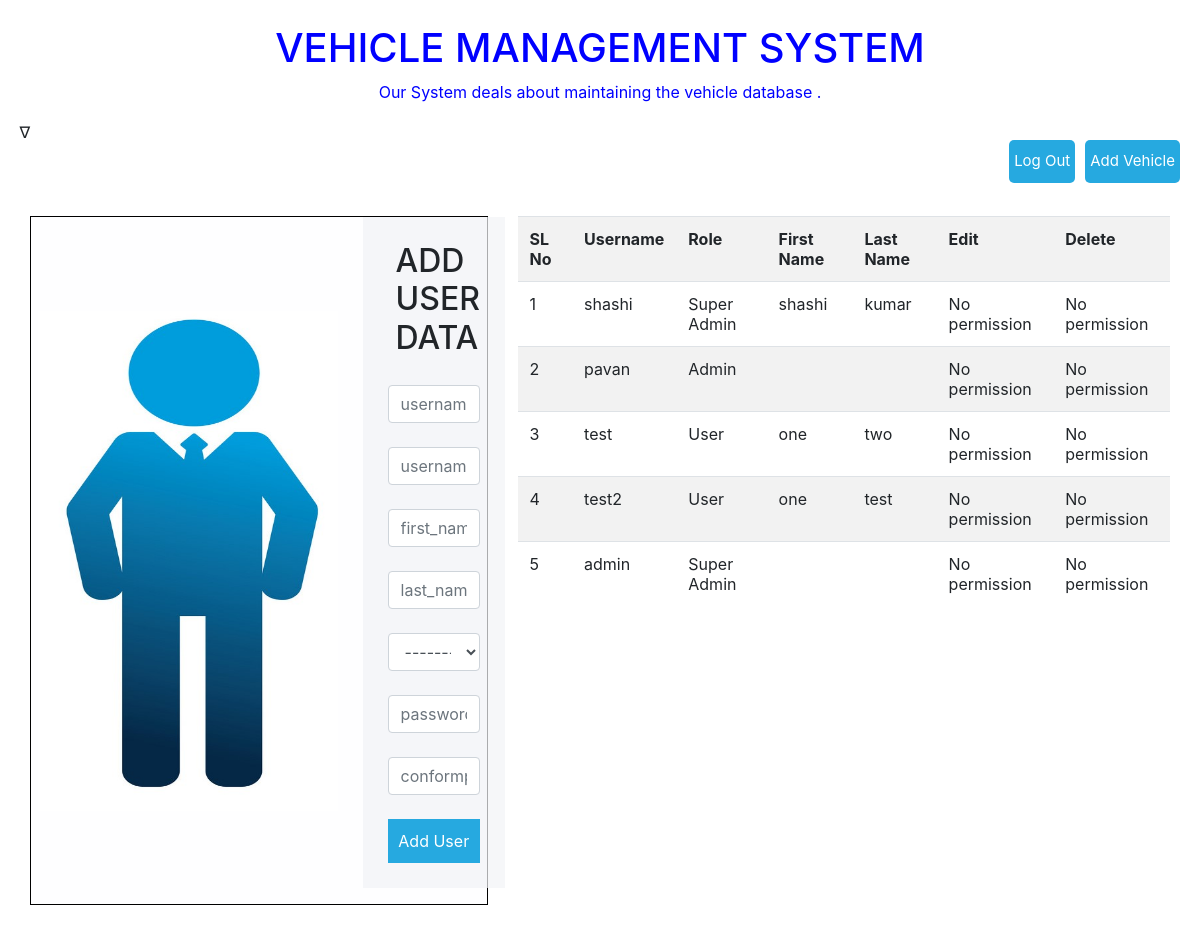
Screenshot of /accounts/ (signed in) with the database file from the repository.
### accounts/models.py (models this page shows, shortened)
class User(AbstractUser):
    groups = models.ForeignKey(
        Group, on_delete=models.SET_NULL, null=True, related_name="groups")
    email = models.EmailField(max_length=50, unique=True)
    name = models.CharField(max_length=250, null=True, blank=True)
    phone = models.CharField(max_length=13, null=True, blank=True)
    status = models.CharField(max_length=13, choices=STATUS_CHOICES, default='Inactive')
    created_on = models.DateTimeField(_('Created Date'), auto_now_add=True)
    updated_on = models.DateTimeField(_('Updated Date'), auto_now=True)
    published = models.BooleanField(_('Published on'), default=True)

### accounts/views.py (the view, shortened to what this page needs)
# urls.py: path('', views.UsereDataList.as_view(), name='user_data'),
class UsereDataList(generic.CreateView):
    model = User
    form_class = UserDataForm
    template_name = "accounts/user_data.html"
    success_message = "Thank you the form was Submitted Successfully!!!!!!"
    def get_context_data(self, **kwargs):
        context = super().get_context_data(**kwargs)
        context['user_list'] = User.objects.all()
        return context

### accounts/forms.py
class UserDataForm(forms.ModelForm):
    password = forms.CharField(widget=forms.PasswordInput, required=True)
    conformpassword = forms.CharField(widget=forms.PasswordInput, required=True)
    class Meta:
        model = User
        fields = ['email','username','groups','first_name','last_name','password','conformpassword']

### templates_data/templates/accounts/user_data.html (shortened to what this page needs)
{% extends 'base.html' %}
{% load widget_tweaks %}
  {% block content %}
<div class="container-fluid">
    <br>
  <h1>Vehicle Management System</h1>
  <p>Our System deals about maintaining the vehicle database .</p> <a class="btn-item place" href="{% url 'vms:vihicle'%}">Add Vehicle</a> &nbsp;&nabla;<a class="btn-item place" href="{% url 'accounts:logout'%}">Log Out</a> <br> <br>    <br>    <br>
  <div class="container-fluid">
    <div class="row">
      <div class="col-sm-5" >
        <div class="main-block" >
            <div class="left-part">
              <img src="/static/images/user.jpg" height="500px" width="300px">
            </div>
            <form method="post">
              <div class="title">
                {% if object %}
                <h2>Update User Data</h2>
                {%else%}
                <h2>Add User Data</h2>
                {%endif%}
              </div>
              <div class="info">
                {% render_field form.email id="email" type="email" class="form-control"  placeholder="username" %}
                {{ form.email.errors }}   <br>
                {% render_field form.username id="username"  class="form-control"  placeholder="username" %}
                {{ form.username.errors }}   <br>
                {% render_field form.first_name id="first_name"  class="form-control"  placeholder="first_name" %}
                {{ form.first_name.errors }} <br>
                {% render_field form.last_name id="last_name"  class="form-control"  placeholder="last_name" %}
                {{ form.last_name.errors }}  <br>
                {% render_field form.groups id="groups"  class="form-control"  placeholder="Role" %}
                {{ form.group.groups }}   <br>
                {% render_field form.password id="password"  class="form-control"  placeholder="password" %}
                {{ form.password.errors }}   <br>
                {% render_field form.conformpassword id="conformpassword"  class="form-control"  placeholder="conformpassword" %}
                {{ form.conformpassword.errors }} <br>
              </div>
              {% if object %}
              <button type="submit" href="/">Update User</button>
              {%else%}
              <button type="submit" href="/">Add User</button>
              {%endif%}
            </form>
          </div>
      </div>
      <div class="col-sm-7" >
          <table class="table table-striped">
              <tr>
                  <th>SL No</th>
                  <th>Username</th>
                  <th>Role</th>
                  <th>First Name</th>
                  <th>Last Name</th>
                  <th>Edit</th>
                  <th>Delete</th>
              </tr>
              {% for data in user_list%}
              <tr>
                  <td>{{ forloop.counter }}</td>
                  <td>{{data.username}}</td>
                  <td>{{data.groups}}</td>
                  <td>{{data.first_name}}</td>
                  <td>{{data.last_name}}</td>
                  {% if request.user.groups == "Super Admin" or request.user.groups == "Super Admin" %}
                  <td><a href="{% url 'accounts:users_update' user.id %}">Edit/Update</a></td>
                  {% elif request.user.groups == "Super Admin" %}
                  <td><a href="{% url 'accounts:delete' user.id %}">Delete</a></td>
                  {%else%}
                  <td>
                    No permission
                  </td>
                  <td>
                    No permission
                  </td>
                  {%endif%}
              </tr>
              {%endfor%}
          </table>
      </div>
    </div>
    <br>
  </div>
</div>
{% endblock %}

### templates_data/static/css/vms.css (style rules this page uses)
h1, h2 { text-transform: uppercase; font-weight: 400; }
h2 { margin: 0 0 0 8px; }
.main-block { display: flex; flex-direction: column; justify-content: center; align-items: center; height: 100%; padding: 25px; background: rgba(254, 254, 255, 0.7); border: 1px solid black; }
.left-part, form { padding: 25px; }
.left-part { text-align: center; }
form { background: rgba(243, 244, 247, 0.7); }
.title { display: flex; align-items: center; margin-bottom: 20px; }
.info { display: flex; flex-direction: column; }
input, select { padding: 5px; margin-bottom: 30px; background: transparent; border: none; border-bottom: 1px solid rgb(7, 7, 7); }
input::placeholder { color: rgb(20, 20, 20); }
option { background: rgba(253, 253, 253, 0.7); border: none; }
.btn-item, button { padding: 10px 5px; margin-top: 20px; border-radius: 5px; border: none; background: #26a9e0; text-decoration: none; font-size: 15px; font-weight: 400; color: #fff; }
.btn-item { display: inline-block; margin: 20px 5px 0; }
button { width: 100%; }
@media (min-width: 568px) { html, body { height: 100%; } }
@media (min-width: 568px) { .main-block { flex-direction: row; height: calc(100% - 50px); } }
@media (min-width: 568px) { .left-part, form { flex: 1; height: auto; } }
h1,p { text-align: center; color: blue; }
.place { float: right; }

### rows the page displays
User: username "shashi", groups "Super Admin", first_name "shashi", last_name "kumar", shows "No permission"
User: username "pavan", groups "Admin"
User: username "test", groups "User", first_name "one", last_name "two"
User: username "test2", groups "User", first_name "one", last_name "test"
User: username "admin", groups "Super Admin"
